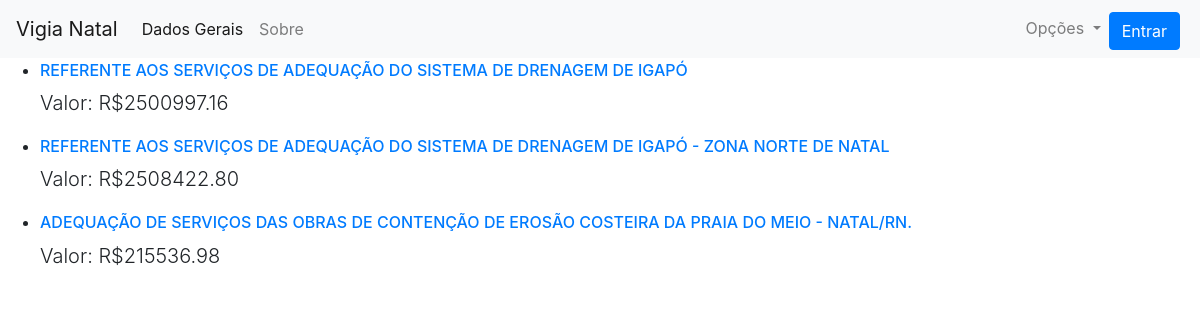
Screenshot of /despesa/list with the database file from the repository.
### map_app/models.py (models this page shows, shortened)
class Despesa(models.Model):
    descricao = models.CharField(max_length = 256)
    valor = models.FloatField()
    data_inicio = models.DateField()
    data_update = models.DateField()
    prazo = models.IntegerField(blank=True, null=True)
    coordenadaS = models.FloatField()
    coordenadaW = models.FloatField()
    orgao = models.ForeignKey(Orgao, on_delete = models.CASCADE)

### map_app/views.py (the view)
# urls.py: path('despesa/list', views.DespesaListView.as_view(), name = 'despesa_list'),
class DespesaListView(ListView):
    model = Despesa
    def get_queryset(self):
        return Despesa.objects.all()

### map_app/templates/map_app/despesa_list.html (shortened to what this page needs)
{% extends "map_app/base.html" %}
{% block body_block %}
  <ul>
    {% for despesa in despesa_list %}
    <li>
      <div class="despesa conteiner">
        <h6> <a href="{% url 'despesa_detail' pk=despesa.pk %}">{{despesa.descricao}}</a> </h6>
        <div class="valordespesa">
          <p class="lead">Valor: R${{despesa.valor|floatformat:2}}</p>
      </div>
    </li>
    {% endfor %}
  </ul>
{% endblock %}

### rows the page displays
Despesa: descricao "REFERENTE AOS SERVIÇOS DE ADEQUAÇÃO DO SISTEMA DE DRENAGEM DE IGAPÓ", valor "2500997.16"
Despesa: descricao "REFERENTE AOS SERVIÇOS DE ADEQUAÇÃO DO SISTEMA DE DRENAGEM DE IGAPÓ - ZONA NORTE DE NATAL", valor "2508422.80"
Despesa: descricao "ADEQUAÇÃO DE SERVIÇOS DAS OBRAS DE CONTENÇÃO DE EROSÃO COSTEIRA DA PRAIA DO MEIO - NATAL/RN.", valor "215536.98"
